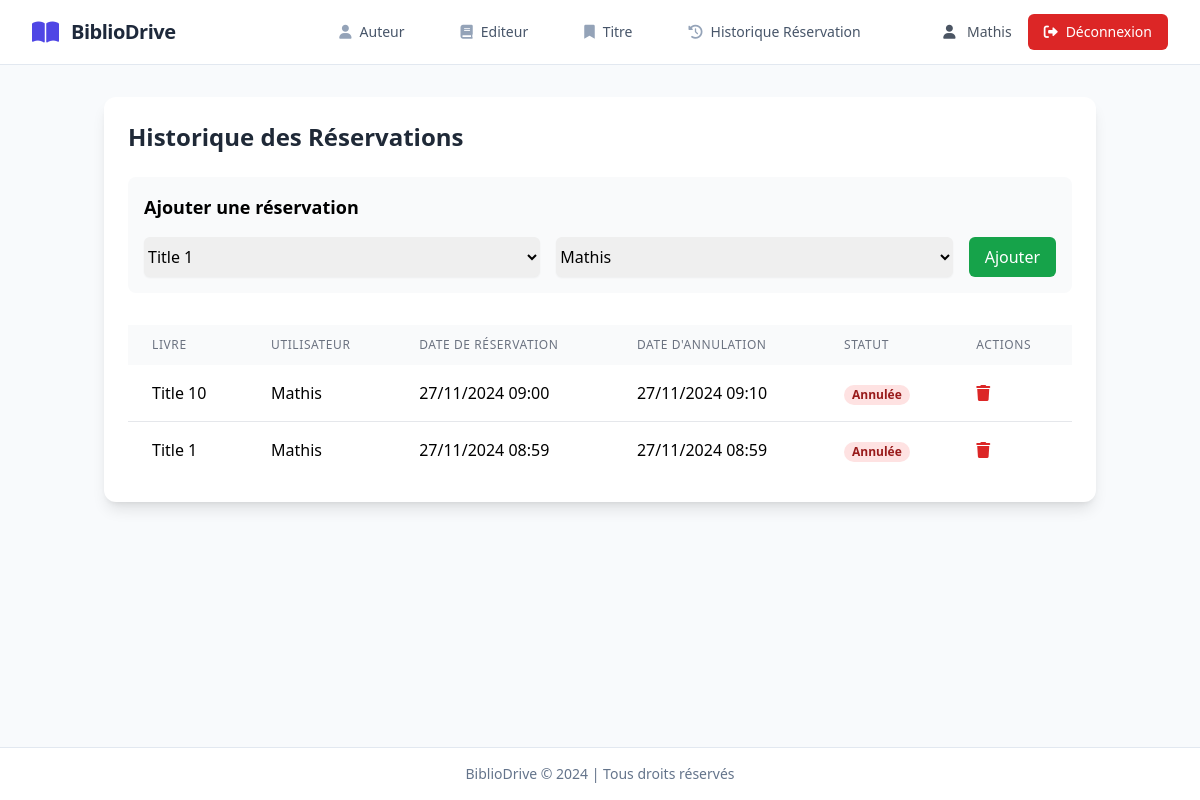
The page /book/historique/ (signed in) on the database as committed earlier.
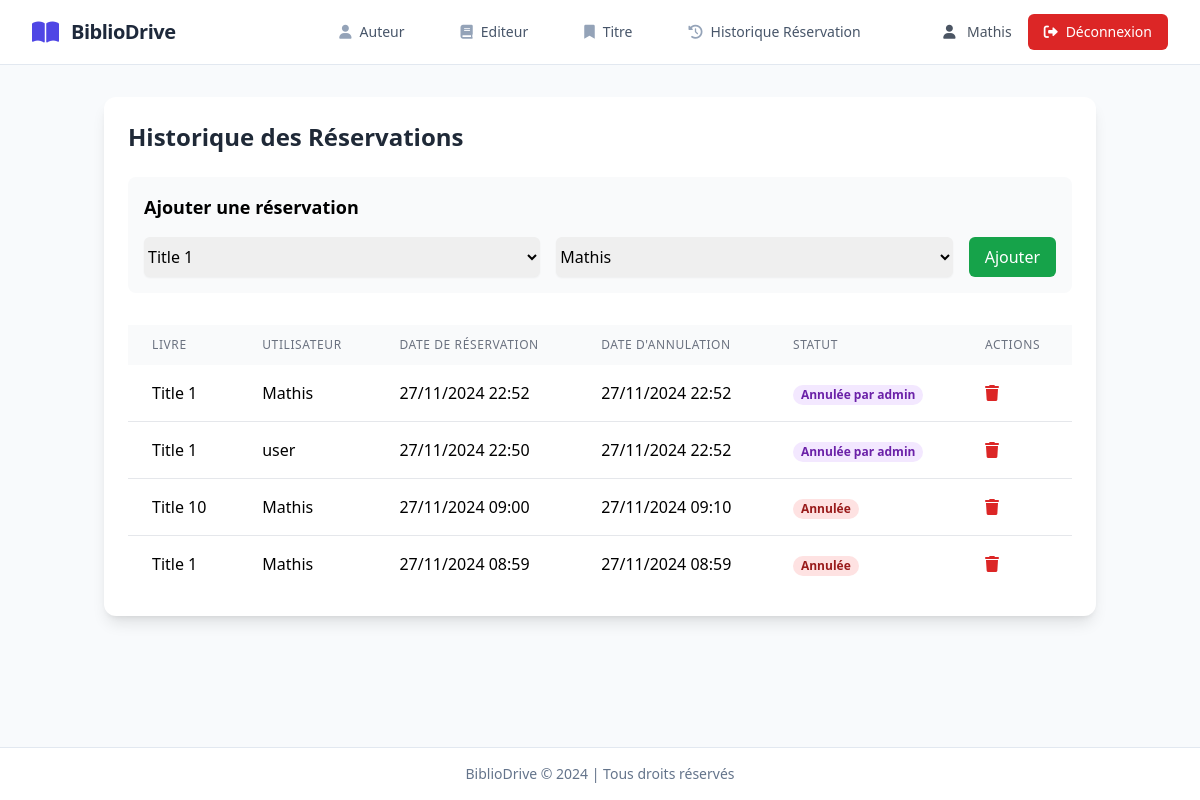
The same page on the database as committed later.
### backoffice/models.py (models this page shows, shortened)
class ReservationHistory(models.Model):
    book = models.ForeignKey(Title, on_delete=models.CASCADE)
    user = models.ForeignKey(User, on_delete=models.CASCADE)
    reserved_at = models.DateTimeField(auto_now_add=True)
    cancelled_at = models.DateTimeField(null=True, blank=True)
    status = models.CharField(max_length=20, choices=[
        ('ACTIVE', 'Active'),
        ('CANCELLED', 'Annulée'),
        ('ADMIN_CANCELLED', 'Annulée par admin')  # Nouveau statut
    ])
    class Meta:
        ordering = ['-reserved_at']

class Title(models.Model):
    title = models.CharField(max_length=255)
    year_published = models.SmallIntegerField()
    isbn = models.CharField(max_length=20, primary_key=True)
    pubid = models.ForeignKey(Publisher, on_delete=models.CASCADE)
    reserve_by = models.ForeignKey(User, on_delete=models.CASCADE, null=True, blank=True)
    description = models.CharField(max_length=50)
    notes = models.CharField(max_length=50)
    subject = models.CharField(max_length=50)
    comments = models.TextField()
    image = models.ImageField(upload_to='images/', null=True, blank=True)
    GENRE_CHOICES = [
        ('ROMAN', 'Roman'),
        ('SCIENCE', 'Science'),
        ('HISTOIRE', 'Histoire'),
        ('POLICIER', 'Policier'),
        ('FANTASY', 'Fantasy'),
        ('BIOGRAPHIE', 'Biographie'),
        ('AUTRE', 'Autre'),
    ]
    genre = models.CharField(max_length=20, choices=GENRE_CHOICES, default='AUTRE')

### backoffice/views.py (the view)
# urls.py: path('book/historique/', views.book_historique, name="book-historique"),
@login_required
def book_historique(request):
    reservations = ReservationHistory.objects.all()
    context = {
        'reservations': reservations,
        'active_nav': 'historique'
    }
    if request.user.is_superuser:
        context.update({
            'available_books': Title.objects.all(),
            'users': User.objects.all()
        })
    return render(request, 'book/book_historique.html', context)

### backoffice/templates/book/book_historique.html (shortened to what this page needs)
{% extends 'base.html' %}
{% block content %}
<div class="container mx-auto px-4 py-8">
  <div class="bg-white rounded-xl shadow-lg p-6">
    <h1 class="text-2xl font-bold mb-6 text-gray-800">Historique des Réservations</h1>
    {% if user.is_superuser %}
    <div class="mb-8 p-4 bg-gray-50 rounded-lg">
      <h2 class="text-lg font-semibold mb-4">Ajouter une réservation</h2>
      <form action="{% url 'add_reservation' %}" method="POST" class="flex gap-4">
        <select name="book" class="rounded-md border-gray-300 shadow-sm flex-1">
          {% for book in available_books %}
          <option value="{{ book.isbn }}">{{ book.title }}</option>
          {% endfor %}
        </select>
        <select name="user" class="rounded-md border-gray-300 shadow-sm flex-1">
          {% for user in users %}
          <option value="{{ user.id }}">{{ user.username }}</option>
          {% endfor %}
        </select>
        <button type="submit" class="bg-green-600 text-white px-4 py-2 rounded-md hover:bg-green-700">
          Ajouter
        </button>
      </form>
    </div>
    {% endif %}
    <div class="overflow-x-auto">
      <table class="min-w-full table-auto">
        <thead class="bg-gray-50">
          <tr>
            <th class="px-6 py-3 text-left text-xs font-medium text-gray-500 uppercase tracking-wider">Livre</th>
            <th class="px-6 py-3 text-left text-xs font-medium text-gray-500 uppercase tracking-wider">Utilisateur</th>
            <th class="px-6 py-3 text-left text-xs font-medium text-gray-500 uppercase tracking-wider">Date de
              réservation</th>
            <th class="px-6 py-3 text-left text-xs font-medium text-gray-500 uppercase tracking-wider">Date d'annulation
            </th>
            <th class="px-6 py-3 text-left text-xs font-medium text-gray-500 uppercase tracking-wider">Statut</th>
            {% if user.is_superuser %}
            <th class="px-6 py-3 text-left text-xs font-medium text-gray-500 uppercase tracking-wider">Actions</th>
            {% endif %}
          </tr>
        </thead>
        <tbody class="bg-white divide-y divide-gray-200">
          {% for reservation in reservations %}
          <tr class="hover:bg-gray-50">
            <td class="px-6 py-4 whitespace-nowrap">{{ reservation.book.title }}</td>
            <td class="px-6 py-4 whitespace-nowrap">{{ reservation.user.username }}</td>
            <td class="px-6 py-4 whitespace-nowrap">{{ reservation.reserved_at|date:"d/m/Y H:i" }}</td>
            <td class="px-6 py-4 whitespace-nowrap">
              {% if reservation.cancelled_at %}
              {{ reservation.cancelled_at|date:"d/m/Y H:i" }}
              {% else %}
              -
              {% endif %}
            </td>
            <td class="px-6 py-4 whitespace-nowrap">
              <span class="px-2 inline-flex text-xs leading-5 font-semibold rounded-full
                    {% if reservation.status == 'ACTIVE' %}bg-green-100 text-green-800
                    {% elif reservation.status == 'ADMIN_CANCELLED' %}bg-purple-100 text-purple-800
                    {% else %}bg-red-100 text-red-800{% endif %}">
                {{ reservation.get_status_display }}
              </span>
            </td>
            {% if user.is_superuser %}
            <td class="px-6 py-4 whitespace-nowrap">
              <form action="{% url 'delete_reservation' reservation.id %}" method="POST" class="inline">
                <button type="submit" class="text-red-600 hover:text-red-800">
                  <i class="fas fa-trash"></i>
                </button>
              </form>
            </td>
            {% endif %}
          </tr>
          {% endfor %}
        </tbody>
      </table>
    </div>
  </div>
</div>
{% endblock %}

### backoffice/templates/base.html (shortened to what this page needs)
<!DOCTYPE html>
<html lang="fr">
<head>
  <script src="https://cdn.tailwindcss.com"></script>
  <link rel="stylesheet" href="https://cdnjs.cloudflare.com/ajax/libs/font-awesome/6.0.0/css/all.min.css" />
</head>
<body class="bg-slate-50">
  <nav class="bg-white border-b border-slate-200 sticky top-0 z-50">
    <div class="max-w-7xl mx-auto px-4 sm:px-6 lg:px-8">
      <div class="flex justify-between h-16">
        <div class="flex items-center w-1/4">
          <a href="{% url 'accueil' %}" class="flex items-center space-x-3">
            <i class="fas fa-book-open text-indigo-600 text-2xl"></i>
            <span class="text-xl font-bold text-slate-800 tracking-tight">BiblioDrive</span>
          </a>
        </div>
        <div class="flex-1 flex justify-center">
          <div class="hidden sm:flex sm:items-center">
            <div class="flex space-x-8">
              <a href="{% url 'author-list' %}"
                class="text-slate-600 hover:text-indigo-600 px-3 py-2 rounded-md text-sm font-medium transition-colors duration-200 ease-in-out flex items-center space-x-2 group">
                <i class="fas fa-user text-slate-400 group-hover:text-indigo-600 transition-colors duration-200"></i>
                <span>Auteur</span>
              </a>
              <a href="{% url 'publisher-list' %}"
                class="text-slate-600 hover:text-indigo-600 px-3 py-2 rounded-md text-sm font-medium transition-colors duration-200 ease-in-out flex items-center space-x-2 group {% if active_nav == 'publisher' %}text-indigo-600{% endif %}">
                <i class="fas fa-book text-slate-400 group-hover:text-indigo-600 transition-colors duration-200"></i>
                <span>Editeur</span>
              </a>
              <a href="{% url 'book-list' %}"
                class="text-slate-600 hover:text-indigo-600 px-3 py-2 rounded-md text-sm font-medium transition-colors duration-200 ease-in-out flex items-center space-x-2 group">
                <i
                  class="fas fa-bookmark text-slate-400 group-hover:text-indigo-600 transition-colors duration-200"></i>
                <span>Titre</span>
              </a>
              {% if user.is_authenticated %}
              <a href="{% url 'book_historique' %}"
                class="text-slate-600 hover:text-indigo-600 px-3 py-2 rounded-md text-sm font-medium transition-colors duration-200 ease-in-out flex items-center space-x-2 group">
                <i class="fas fa-history text-slate-400 group-hover:text-indigo-600 transition-colors duration-200"></i>
                <span>Historique Réservation</span>
              </a>
              {% endif %}
            </div>
          </div>
        </div>
        <div class="flex items-center w-1/4 justify-end space-x-4">
          {% if user.is_authenticated %}
          <span class="text-gray-600 text-sm">
            <i class="fas fa-user mr-2"></i>
            {{ user.username }}
          </span>
          <form method="post" action="{% url 'logout' %}">
            <button type="submit"
              class="bg-red-600 text-white px-4 py-2 rounded-md text-sm font-medium hover:bg-red-700 transition-colors duration-200 flex items-center space-x-2">
              <i class="fas fa-sign-out-alt"></i>
              <span>Déconnexion</span>
            </button>
          </form>
          {% endif %}
        </div>
      </div>
    </div>
  </nav>
  {% block content %} {% endblock %}
  <footer class="bg-white border-t border-slate-200 fixed bottom-0 w-full">
    <div class="max-w-7xl mx-auto px-4 py-4">
      <p class="text-center text-sm text-slate-500">
        BiblioDrive © {% now "Y" %} | Tous droits réservés
      </p>
    </div>
  </footer>
</body>
</html>

Rows that differ between the two databases and show on the page:
added ReservationHistory: book "Title 1", user.username "Mathis", reserved_at "27/11/2024 22:52", cancelled_at "27/11/2024 22:52", status "Annulée par admin"
added ReservationHistory: book "Title 1", user.username "user", reserved_at "27/11/2024 22:50", cancelled_at "27/11/2024 22:52", status "Annulée par admin"
